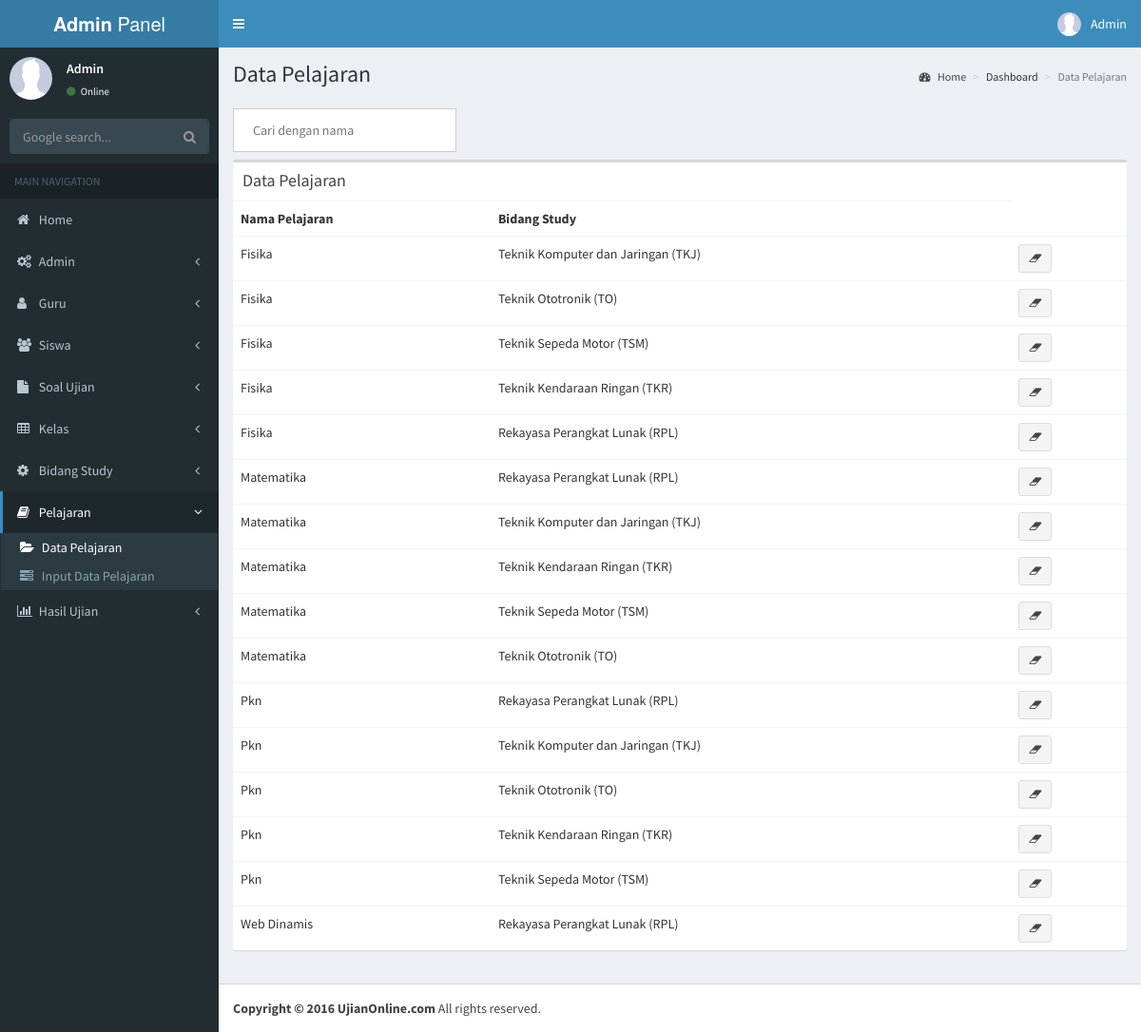
Page /admin/data_pelajaran.php (signed in) on the committed database.
### tables this page shows
CREATE TABLE `pelajaran` (
  `kd_pelajaran` int(100) NOT NULL AUTO_INCREMENT,
  `nm_pelajaran` varchar(100) DEFAULT NULL,
  `bidang_study` varchar(100) DEFAULT NULL,
  PRIMARY KEY (`kd_pelajaran`)
);

### admin/data_pelajaran.php (the view, shortened to what this page needs)
<!DOCTYPE html>
<html>
	<head>
		<link rel="stylesheet" href="bootstrap/css/bootstrap.min.css">
		<link rel="stylesheet" href="font-awesome-4.7.0/css/font-awesome.min.css">
		<link rel="stylesheet" href="https://cdnjs.cloudflare.com/ajax/libs/ionicons/2.0.1/css/ionicons.min.css">
		<link rel="stylesheet" href="plugins/jvectormap/jquery-jvectormap-1.2.2.css">
		<link rel="stylesheet" href="dist/css/AdminLTE.min.css">
		<link rel="stylesheet" href="dist/css/skins/_all-skins.min.css">
	</head>
	<body class="hold-transition skin-blue sidebar-mini">
	<div class="wrapper">
		<header class="main-header">
			<a href="#" class="logo">
				<span class="logo-lg"><b>Admin</b> Panel</span>
			</a>
			<nav class="navbar navbar-static-top">
				<a href="#" class="sidebar-toggle" data-toggle="offcanvas" role="button">
				</a>
				<div class="navbar-custom-menu">
					<ul class="nav navbar-nav">
						<li class="dropdown user user-menu">
							<a href="#" class="dropdown-toggle" data-toggle="dropdown">
								<img src="<?php echo "../upload/admin/".$_SESSION['gambar'] ?>" class="user-image" alt="User Image">
								<span class="hidden-xs"><?php echo $_SESSION['nama'] ?></span>
							</a>
						</li>
					</ul>
				</div>
			</nav>
		</header>
		<aside class="main-sidebar">
			<section class="sidebar">
				<div class="user-panel">
					<div class="pull-left image">
						<img src="<?php echo "../upload/admin/".$_SESSION['gambar'] ?>" class="img-circle" alt="User Image" style="border-radius:50px;height:45px">
					</div>
					<div class="pull-left info">
						<p><?php echo $_SESSION['nama'] ?></p>
						<a href="#"><i class="fa fa-circle text-success"></i> Online</a>
					</div>
				</div>
				<form action="https://google.com/search" method="get" class="sidebar-form">
					<div class="input-group">
						<input type="text" name="q" class="form-control" placeholder="Google search...">
						<span class="input-group-btn">
							<button type="submit" name="search" id="search-btn" class="btn btn-flat"><i class="fa fa-search"></i>
							</button>
						</span>
					</div>
				</form>
				<ul class="sidebar-menu">
					<li class="header">MAIN NAVIGATION</li>
					<li class="treeview">
						<a href="index.php">
							<i class="fa fa-home"></i> <span>Home</span>
						</a>
					</li>
					<li class="treeview">
						<a href="#">
							<i class="fa fa-gears"></i> <span>Admin</span>
							<span class="pull-right-container">
								<i class="fa fa-angle-left pull-right"></i>
							</span>
						</a>
					</li>
					<li class="treeview">
						<a href="#">
							<i class="fa fa-user"></i> <span>Guru</span>
							<span class="pull-right-container">
								<i class="fa fa-angle-left pull-right"></i>
							</span>
						</a>
					</li>
					<li class="treeview">
						<a href="#">
							<i class="fa fa-group"></i> <span>Siswa</span>
							<span class="pull-right-container">
								<i class="fa fa-angle-left pull-right"></i>
							</span>
						</a>
					</li>
					<li class="treeview">
						<a href="#">
							<i class="fa fa-file"></i> <span>Soal Ujian</span>
							<span class="pull-right-container">
								<i class="fa fa-angle-left pull-right"></i>
							</span>
						</a>
					</li>
					<li class="treeview">
						<a href="#">
							<i class="fa fa-table"></i> <span>Kelas</span>
							<span class="pull-right-container">
								<i class="fa fa-angle-left pull-right"></i>
							</span>
						</a>
					</li>
					<li class="treeview">
						<a href="#">
							<i class="fa fa-gear"></i> <span>Bidang Study</span>
							<span class="pull-right-container">
								<i class="fa fa-angle-left pull-right"></i>
							</span>
						</a>
					</li>
					<li class="active treeview">
						<a href="#">
							<i class="fa fa-book"></i> <span>Pelajaran</span>
							<span class="pull-right-container">
								<i class="fa fa-angle-left pull-right"></i>
							</span>
						</a>
						<ul class="treeview-menu">
							<li class="active"><a href="data_pelajaran.php"><i class="fa fa-folder-open"></i> Data Pelajaran</a></li>
							<li><a href="input_data_pelajaran.php"><i class="fa fa-tasks"></i> Input Data Pelajaran</a></li>
						</ul>
					</li>
					<li class="treeview">
						<a href="#">
							<i class="fa fa-bar-chart"></i> <span>Hasil Ujian</span>
							<span class="pull-right-container">
								<i class="fa fa-angle-left pull-right"></i>
							</span>
						</a>
					</li>
				</ul>
			</section>
		</aside>
		<div class="content-wrapper">
			<section class="content-header">
				<h1>
					Data Pelajaran
				</h1>
				<ol class="breadcrumb">
					<li><a href="#"><i class="fa fa-dashboard"></i> Home</a></li>
					<li>Dashboard</li>
					<li class="active">Data Pelajaran</li>
				</ol>
			</section>
			<section class="content">
				<input class="alus" style="padding: 12px 20px; margin: 8px 0; display: inline-block;border: 1px solid #ccc; box-sizing: border-box;" type="text" id="myInput" onkeyup="ngajaran()" placeholder="Cari dengan nama">
				<div class="row">
        <div class="col-xs-12">
          <div class="box">
            <div class="box-header">
              <h3 class="box-title">Data Pelajaran</h3>
            </div>
            <div class="box-body table-responsive no-padding">
              <table class="table table-hover" id="myTable">
						<tr>
							<th>Nama Pelajaran</th>
							<th>Bidang Study</th>
						</tr>
					<?php
						include 'koneksi.php';
					    $sql = "SELECT * FROM pelajaran ORDER BY nm_pelajaran";
					    foreach ($DB_con->query($sql) as $data) :
					?>
						<tr>
							<td><?php echo $data['nm_pelajaran'] ?></td>
							<td><?php echo $data['bidang_study'] ?></td>
							<td valign="center">
								<a href="hapus_pelajaran.php?kd_pelajaran=<?php echo $data['kd_pelajaran'] ?>" onclick="return confirm('Anda yakin akan menghapus data?')" title="Hapus">
									<button type="button" class="btn btn-default btn-sm">
										<i class="fa fa-eraser"></i>
									</button>
								</a>
							</td>
						</tr>
						<?php endforeach; ?>
					</table>
            </div>
          </div>
        </div>
      </div>
			</section>
		</div>
		<footer class="main-footer">
			<strong>Copyright &copy; 2016 UjianOnline.com</strong> All rights reserved.
		</footer>
	</div>
	</body>
</html>

### admin/data_pelajaran.php (style rules this page uses)
.alus { width: 25%; }

### rows in the picture
pelajaran: nm_pelajaran "Fisika", bidang_study "Teknik Komputer dan Jaringan (TKJ)"
pelajaran: nm_pelajaran "Fisika", bidang_study "Teknik Ototronik (TO)"
pelajaran: nm_pelajaran "Fisika", bidang_study "Teknik Sepeda Motor (TSM)"
pelajaran: nm_pelajaran "Fisika", bidang_study "Teknik Kendaraan Ringan (TKR)"
pelajaran: nm_pelajaran "Fisika", bidang_study "Rekayasa Perangkat Lunak (RPL)"
pelajaran: nm_pelajaran "Matematika", bidang_study "Rekayasa Perangkat Lunak (RPL)"
pelajaran: nm_pelajaran "Matematika", bidang_study "Teknik Komputer dan Jaringan (TKJ)"
pelajaran: nm_pelajaran "Matematika", bidang_study "Teknik Kendaraan Ringan (TKR)"
pelajaran: nm_pelajaran "Matematika", bidang_study "Teknik Sepeda Motor (TSM)"
pelajaran: nm_pelajaran "Matematika", bidang_study "Teknik Ototronik (TO)"
pelajaran: nm_pelajaran "Pkn", bidang_study "Rekayasa Perangkat Lunak (RPL)"
pelajaran: nm_pelajaran "Pkn", bidang_study "Teknik Komputer dan Jaringan (TKJ)"
pelajaran: nm_pelajaran "Pkn", bidang_study "Teknik Ototronik (TO)"
pelajaran: nm_pelajaran "Pkn", bidang_study "Teknik Kendaraan Ringan (TKR)"
pelajaran: nm_pelajaran "Pkn", bidang_study "Teknik Sepeda Motor (TSM)"
pelajaran: nm_pelajaran "Web Dinamis", bidang_study "Rekayasa Perangkat Lunak (RPL)"

### other values in the picture
$_SESSION['nama'] "Admin"
